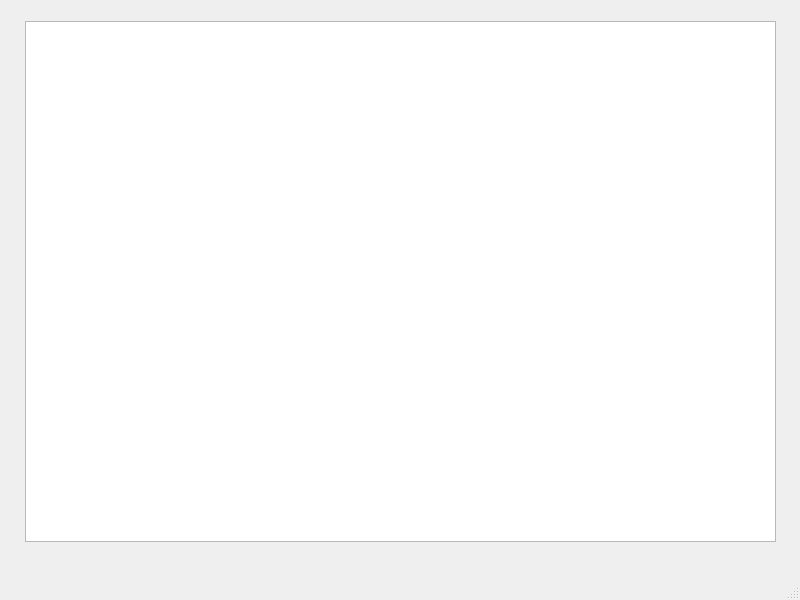
<?xml version="1.0" encoding="UTF-8"?>
<ui version="4.0">
 <class>MainWindow</class>
 <widget class="QMainWindow" name="MainWindow">
  <property name="geometry">
   <rect>
    <x>0</x>
    <y>0</y>
    <width>800</width>
    <height>600</height>
   </rect>
  </property>
  <property name="windowTitle">
   <string>MainWindow</string>
  </property>
  <widget class="QWidget" name="centralwidget">
   <widget class="QTableWidget" name="tableWidget">
    <property name="geometry">
     <rect>
      <x>25</x>
      <y>21</y>
      <width>751</width>
      <height>521</height>
     </rect>
    </property>
   </widget>
  </widget>
  <widget class="QMenuBar" name="menubar">
   <property name="geometry">
    <rect>
     <x>0</x>
     <y>0</y>
     <width>800</width>
     <height>24</height>
    </rect>
   </property>
  </widget>
  <widget class="QStatusBar" name="statusbar"/>
 </widget>
 <resources/>
 <connections/>
</ui>
